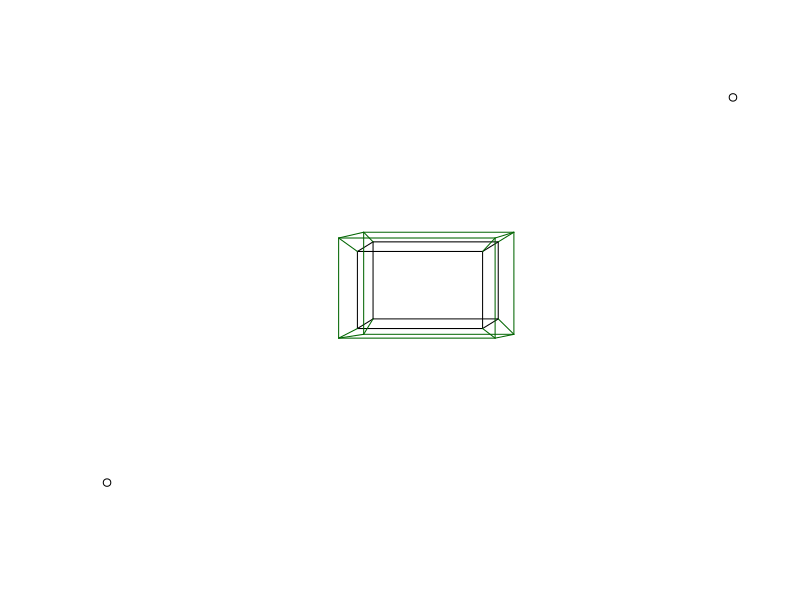

R code for this plot:
require(plotrix)
require(grid)

set.seed(100)
plot.new()
plot(c(-1, 1), c(-1,1), axes = FALSE, 
     xlab = "", ylab = "", frame.plot = FALSE,
     yaxt="n")
a <- rect(-0.2,-0.2, 0.2, 0.2)
b <- rect(-0.15,-0.15, 0.25, 0.25)

a1 <- c(-0.2, -0.15)
b1 <- c(-0.2, -0.15)
lines(a1, b1, lty=1, col="black", lwd=1)

a2 <- c(-0.2, -0.15)
b2 <- c(0.2, 0.25)
lines(a2, b2, lty=1, col="black", lwd=1)

a3 <- c(0.2, 0.25)
b3 <- c(-0.2, -0.15)
lines(a3, b3, lty=1, col="black", lwd=1)

a4 <- c(0.2, 0.25)
b4 <- c(0.2, 0.25)
lines(a4, b4, lty=1, col="black", lwd=1)


c <- rect(-0.18,-0.23, 0.3, 0.3, border = "darkgreen")

c1 <- c(-0.18, -0.15)
c11 <- c(0.3, 0.25)
lines(c1, c11, lty=1, col="darkgreen", lwd=1)

c2 <- c(-0.18, -0.15)
c22 <- c(-0.23, -0.15)
lines(c2, c22, lty=1, col="darkgreen", lwd=1)

c3 <- c(0.25, 0.3)
c33 <- c(-0.15, -0.23)
lines(c3, c33, lty=1, col="darkgreen", lwd=1)

c4 <- c(0.25, 0.3)
c44 <- c(0.25, 0.3)
lines(c4, c44, lty=1, col="darkgreen", lwd=1)

d <- rect(-0.26,-0.25, 0.24, 0.27, border = "darkgreen")

d1 <- c(-0.26, -0.2)
d11 <- c(-0.25, -0.20)
lines(d1, d11, lty=1, col="darkgreen", lwd=1)

d2 <- c(-0.26, -0.2)
d22 <- c(0.27, 0.2)
lines(d2, d22, lty=1, col="darkgreen", lwd=1)

d3 <- c(0.2, 0.24)
d33 <- c(-0.20, -0.25)
lines(d3, d33, lty=1, col="darkgreen", lwd=1)

d4 <- c(0.2, 0.24)
d44 <- c(0.2, 0.27)
lines(d4, d44, lty=1, col="darkgreen", lwd=1)

e5 <- c(-0.26, -0.18)
e55 <- c(0.27, 0.3)
lines(e5, e55, lty=1, col="darkgreen", lwd=1)

e6 <- c(-0.26, -0.18)
e66 <- c(-0.25, -0.23)
lines(e6, e66, lty=1, col="darkgreen", lwd=1)

e7 <- c(0.24, 0.30)
e77 <- c(-0.25, -0.23)
lines(e7, e77, lty=1, col="darkgreen", lwd=1)

e8 <- c(0.24, 0.3)
e88 <- c(0.27, 0.3)
lines(e8, e88, lty=1, col="darkgreen", lwd=1)














